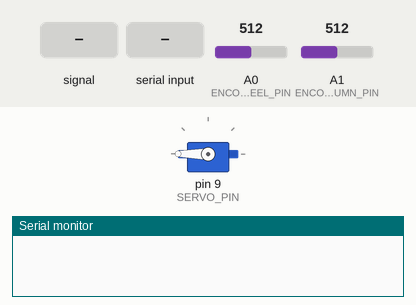
Bench run of a sketch on a simulated Arduino Uno, built with avr-gcc and run on an emulated ATmega328P. Parts: servo, the last lines printed to the serial monitor. The inputs (shaded band) are chosen by the test bench; at power-on: A0 (ENCODER_STEERING_WHEEL_PIN) = 512, A1 (ENCODER_STEERING_COLUMN_PIN) = 512.

Above: at 4.2 s.
4.3 s: A0 (ENCODER_STEERING_WHEEL_PIN) fed a 200 Hz sine of ±460 counts around its level
At 6.94 s:
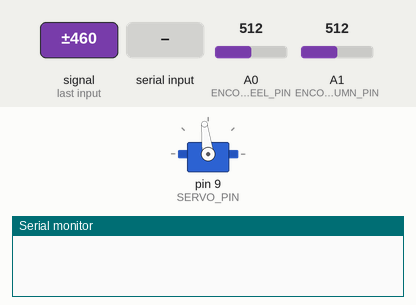
7.3 s: "0\n" received over Serial
At 8.74 s:
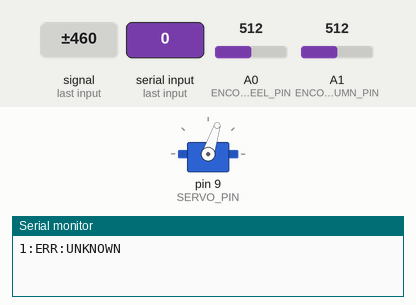
10.3 s: "T\n" received over Serial
13.3 s: A1 (ENCODER_STEERING_COLUMN_PIN) fed a 200 Hz sine of ±255 counts around its level
16.3 s: A0 (ENCODER_STEERING_WHEEL_PIN) set to 716
At 16.8 s:
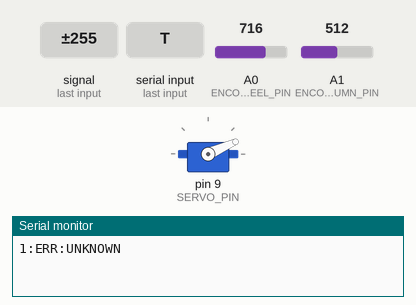
Timing chart, 0 to 18.8 s (numbered marks = the images above; inputs shaded):
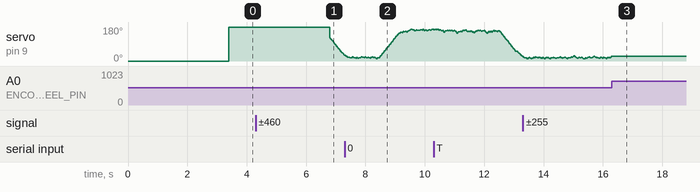

Measured:
- after the input at 4.3 s, servo on pin 9 (SERVO_PIN): moves from 180° to 31° over 0.49 s, starting after 2.5 s
- after the input at 16.3 s, servo on pin 9 (SERVO_PIN): goes on until 16.3 s, then stays 24°

The sketch:

Steering_Control.ino
```cpp
#include <Servo.h>

// Encoder Pins
const int ENCODER_STEERING_WHEEL_PIN  = A0;
const int ENCODER_STEERING_COLUMN_PIN  = A1;

// Servo data
Servo servo;
const int SERVO_PIN = 9;
const int MANUALBUTTON = 10;

// Motion handling (Both of these combined determine how quickly the servo moves)
const int STEP_SIZE_US  = 5;
const int STEP_DELAY_MS = 3;

// Servo pulse limits (µs)
const int SERVO_LEFT_US   = 1000;
const int SERVO_CENTER_US = 2035;
const int SERVO_RIGHT_US  = 2500;

const int LOWER_BOUND = SERVO_LEFT_US;
const int HIGHER_BOUND = SERVO_RIGHT_US;

// Servo State Control
int currentPos             = SERVO_CENTER_US; // initialize to lower bound
bool servoMoving           = false;       // True when the servo is moving to a targetPos
int targetPos              = SERVO_CENTER_US;  // Defines where we want the servo to be
unsigned long lastStepTime = 0;           // Defines the time since the last step of the servo motor

// Manual State Control
bool inManualMode = true;                // True when in manual mode
int manualOffset = 0;
int lastVal;

// Misc
const byte ALL_ADDRESS   = 0x00;
const byte LOCAL_ADDRESS = 0x01;
const int BAUD_RATE      = 9600;

// Error Handling
const byte NO_ERROR = 00;
const byte COLUMN_DEVIATION = 01; // column deviated beyond what motor is reporting

byte currentErrorCode = NO_ERROR;

// Debug
const bool IS_DEBUG = false;
float debugTimer = 0;
float debugTime  = 1000;

// Auto-Calibration
int calibrationState = -1; // -1 Uncalibrated | 0 Calibrating Lower Bound | 1 Calibrating Upper Bound | 2 Calibrated

int upperAngleBound;
int lowerAngleBound;
int centerBound;
int angleBoundDiff;

long currentCalibrationSteps;
const long CALIBRATION_STEPS = 20000;
const int CALIBRATION_BUFFER = 5;
const long CALIBRATION_SETTLE_TIME = 5000;

const int ERROR_BUFFER = 20;
const long ERROR_COUNT = 20000;
long errorCounter = 0;

// Calibration Meta Data
int lastBoundValue;

void setup() {
  servo.attach(SERVO_PIN, LOWER_BOUND, HIGHER_BOUND);

  pinMode(SERVO_PIN, OUTPUT);
  pinMode(ENCODER_STEERING_WHEEL_PIN, INPUT);
  pinMode(ENCODER_STEERING_COLUMN_PIN, INPUT);
  pinMode(MANUALBUTTON, INPUT);

  InitCalibration();
  if (inManualMode)
  {
    enterManualMode();
  }

  Serial.begin(BAUD_RATE);
}

void InitCalibration()
{
  calibrationState = -1;
}

void loop() {
  if (calibrationState != 2)
  {
    CalibrateSystem();
    return;
  }

  if (inManualMode)
  {
    int angle = getEncoderAngle(ENCODER_STEERING_WHEEL_PIN);
    int servoPulse = angleToServo(angle);
    if (!isLoop(angle))
    {
      lastVal = angle;
      moveServo(servoPulse);
    }
  }

  handleSerial();

  if (checkInvalidAngle())
  {
    currentErrorCode = COLUMN_DEVIATION;
  }

  if (currentErrorCode != NO_ERROR)
  {
    return;
  }

  updateServo();
}

bool checkInvalidAngle()
{
  // Get column pulse
  int columnAngle = getEncoderAngle(ENCODER_STEERING_COLUMN_PIN);
  int rawColumnPercent = columnAngle - lowerAngleBound / (upperAngleBound - lowerAngleBound);
  int curvedPulsePercent = percentToPulseUs(rawColumnPercent);

  // Get difference between target
  int errDeviation = curvedPulsePercent - targetPos;
  if (errDeviation < 0) errDeviation *= -1;

  bool isError = errDeviation > ERROR_BUFFER;
  if (isError)
  {
    errorCounter++;
  }
  else
  {
    errorCounter = 0;
  }

  return (errorCounter > ERROR_COUNT);
}

int angleToServo(int angle)
{
  return map(angle, 0, 360, LOWER_BOUND, HIGHER_BOUND);
}

void CalibrateSystem()
{
  // Get the new Value
  int c1 = getEncoderAngle(ENCODER_STEERING_COLUMN_PIN);
  switch (calibrationState)
  {
    case (-1):
      servo.writeMicroseconds(LOWER_BOUND);
      currentCalibrationSteps = 0;
      lastBoundValue = c1;
      calibrationState++;
      break;
    case (0):
      // Check if it is within buffer
      if (abs(lastBoundValue - c1) < CALIBRATION_BUFFER)
      {
        currentCalibrationSteps++;
      }
      else
      {
        lastBoundValue = c1;
        currentCalibrationSteps = 0;
      }

      // Set calibrated Values
      if (currentCalibrationSteps > CALIBRATION_STEPS)
      {
        lowerAngleBound = c1;
        servo.writeMicroseconds(HIGHER_BOUND);
        currentCalibrationSteps = 0;
        calibrationState++;
      }
      break;
    case (1):
      // Check if it is within buffer
      if (abs(lastBoundValue - c1) < CALIBRATION_BUFFER)
      {
        currentCalibrationSteps++;
      }
      else
      {
        lastBoundValue = c1;
        currentCalibrationSteps = 0;
      }
      // Set calibrated Values
      if (currentCalibrationSteps > CALIBRATION_STEPS)
      {
        upperAngleBound = c1;
        angleBoundDiff = upperAngleBound - lowerAngleBound;
        calibrationState++;
        driveServo(50); // Go to middle when done
      }
      break;
  }
}

bool isLoop(int value)
{
  int diff = value - lastVal;
  if (diff < 0) diff *= -1;

  return diff > 30;
}

// ===== Servo Control =====

// Use to request the servo to move
void moveServo(int target) {
  targetPos = constrain(target, LOWER_BOUND, HIGHER_BOUND);
  servoMoving = true;
}

// Steps toward the current target
void updateServo() {
  if (!servoMoving) return;

  unsigned long now = millis();
  if (now - lastStepTime < STEP_DELAY_MS) return;

  lastStepTime = now;

  if (currentPos == targetPos) {
    servoMoving = false;
    return;
  }

  if (targetPos > currentPos) {
    currentPos += STEP_SIZE_US;
    if (currentPos > targetPos) currentPos = targetPos;
  } else {
    currentPos -= STEP_SIZE_US;
    if (currentPos < targetPos) currentPos = targetPos;
  }

  servo.writeMicroseconds(currentPos);
}

int percentToPulseUs(int percent) {
  percent = constrain(percent, 0, 100);

  if (percent <= 50) {
    return map(percent, 0, 50, SERVO_LEFT_US, SERVO_CENTER_US);
  }

  return map(percent, 50, 100, SERVO_CENTER_US, SERVO_RIGHT_US);
}

// ===== PUBLIC API =====

void driveServo(int percent) {
  /*
    This function is used to drive the servo motor from an external master by converting
    the input percent to a target for the servo motor.
    This function instantly returns in manual mode to avoid any issues.

    Args:
      percent (int): defines the position of the motor as a percentage
                     from the LOWER_BOUND to the UPPER_BOUND
  */

  if (inManualMode) return;

  int target = percentToPulseUs(percent);
  moveServo(target);
}

void toggleManualMode() {
  inManualMode = !inManualMode;
}

void setManualMode(bool isManual) {
  inManualMode = isManual;
}

void enterManualMode()
{
  inManualMode = true;
  manualOffset = getEncoderAngle(ENCODER_STEERING_WHEEL_PIN);
}

int getEncoderAngle(int pin)
{
  int rawValue = analogRead(pin);
  return map(rawValue, 0, 1023, 0, 360);
}

void centerServo() {
  moveServo(SERVO_CENTER_US);
}

void handleSerial() {
  /*
    This function is how the rasberry PI is going to communicate with the nano
    to avoid using a USB port.
    Instead this looks for data coming in on the RX0 pin.

    Usage:
      "S:" - This sets the servo position
        Example command sent from the PI: "01:S:0\n"
                                          "01:S:50\n"
                                          "01:S:100\n"
      "T" -  This toggles manual mode
        Example command sent from the PI: "01:T\n"
      "M:" -  This sets manual mode
        Example command sent from the PI: "01:M:1\n" (enter manual mode)
                                          "01:M:0\n" (exit manual mode)
      "E" - This sets steering into emergency mode
        Example command sent from the PI: "01:E\n"
  */

  if (!Serial.available()) return;

  String cmd = Serial.readStringUntil('\n');
  cmd.trim();

  // Check to make sure the command was meant for this Arduino
  if (!(cmd.startsWith(String(ALL_ADDRESS)) || cmd.startsWith(String(LOCAL_ADDRESS)))) {
    return;
  }

  // Remove the address + separator
  int sepIndex = cmd.indexOf(':');
  if (sepIndex != -1) {
    cmd = cmd.substring(sepIndex + 1);
  }

  // Remove case sensitivity
  cmd.toUpperCase();

  // Process the command
  if (cmd.startsWith("S:")) {
    // Separate the numbers from the percent
    int ValueSepIndex = cmd.indexOf(':');
    if (ValueSepIndex != -1) {
      cmd = cmd.substring(ValueSepIndex + 1);
    }

    int percent = cmd.toInt();

    // toInt() returns 0 for non-numeric, so verify input is "0"
    if (percent == 0 && cmd != "0") {
      Serial.println("1:ERR:UNKNOWN");
    } else {
      driveServo(percent);

      // Confirm command received
      Serial.print("1:ACK:S:");
      Serial.println(percent);
      Serial.print(":US:");
      Serial.println(percentToPulseUs(percent));
    }
  }
  else if (cmd == "T") {
    toggleManualMode();

    Serial.println("1:ACK:T");
    Serial.println(inManualMode ? 1 : 0);
  }
  else if (cmd.startsWith("M:")) {
    bool setManual = (cmd.substring(2).toInt() == 1);
    setManualMode(setManual);

    Serial.print("1:ACK:M:");
    Serial.println(setManual ? 1 : 0);
  }
  else if (cmd == "E") {
    setManualMode(true);
    centerServo();

    Serial.println("1:ACK:E");
  }

  else if (cmd == "C") {
    centerServo();
    Serial.print("1:ACK:C:US:");
    Serial.println(SERVO_CENTER_US);
  }
  else if (cmd == "D")
  {
    Serial.println(digitalRead(MANUALBUTTON));
  }
  else {
    Serial.println("1:ERR:UNKNOWN");
  }
}
```
